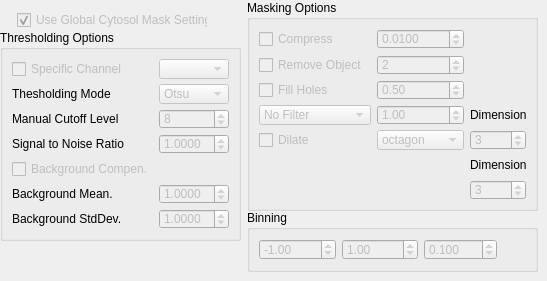
            <widget class="QWidget" name="tab_20">
             <attribute name="title">
              <string>Global Cytosol Masking Options</string>
             </attribute>
             <widget class="QCheckBox" name="checkBox_31">
              <property name="enabled">
               <bool>false</bool>
              </property>
              <property name="geometry">
               <rect>
                <x>17</x>
                <y>10</y>
                <width>191</width>
                <height>20</height>
               </rect>
              </property>
              <property name="minimumSize">
               <size>
                <width>0</width>
                <height>20</height>
               </size>
              </property>
              <property name="toolTip">
               <string>&lt;html&gt;&lt;head/&gt;&lt;body&gt;&lt;p&gt;Aktivates Table and Settings in &amp;quot;Detailed Cytosol Masking Options&amp;quot; &lt;/p&gt;&lt;/body&gt;&lt;/html&gt;</string>
              </property>
              <property name="text">
               <string>Use Global Cytosol Mask Settings</string>
              </property>
              <property name="checked">
               <bool>true</bool>
              </property>
             </widget>
             <widget class="QGroupBox" name="groupBox_14">
              <property name="geometry">
               <rect>
                <x>247</x>
                <y>210</y>
                <width>291</width>
                <height>62</height>
               </rect>
              </property>
              <property name="title">
               <string>Binning</string>
              </property>
              <layout class="QHBoxLayout" name="horizontalLayout_3">
               <item>
                <widget class="QDoubleSpinBox" name="doubleSpinBox_17">
                 <property name="enabled">
                  <bool>false</bool>
                 </property>
                 <property name="sizePolicy">
                  <sizepolicy hsizetype="Minimum" vsizetype="Minimum">
                   <horstretch>0</horstretch>
                   <verstretch>0</verstretch>
                  </sizepolicy>
                 </property>
                 <property name="minimumSize">
                  <size>
                   <width>70</width>
                   <height>20</height>
                  </size>
                 </property>
                 <property name="toolTip">
                  <string>&lt;html&gt;&lt;head/&gt;&lt;body&gt;&lt;p&gt;Lowest binning value for colorbar and histograms. In order for the changes to become active, images must be reanalyzed (run) again.&lt;/p&gt;&lt;/body&gt;&lt;/html&gt;</string>
                 </property>
                 <property name="decimals">
                  <number>2</number>
                 </property>
                 <property name="minimum">
                  <double>-100000000.000000000000000</double>
                 </property>
                 <property name="maximum">
                  <double>100000000.000000000000000</double>
                 </property>
                 <property name="singleStep">
                  <double>1.000000000000000</double>
                 </property>
                 <property name="value">
                  <double>-1.000000000000000</double>
                 </property>
                </widget>
               </item>
               <item>
                <widget class="QDoubleSpinBox" name="doubleSpinBox_18">
                 <property name="enabled">
                  <bool>false</bool>
                 </property>
                 <property name="minimumSize">
                  <size>
                   <width>70</width>
                   <height>20</height>
                  </size>
                 </property>
                 <property name="toolTip">
                  <string>&lt;html&gt;&lt;head/&gt;&lt;body&gt;&lt;p&gt;Highest binning value for colorbar and histograms. In order for the changes to become active, images must be reanalyzed (run) again.&lt;/p&gt;&lt;/body&gt;&lt;/html&gt;</string>
                 </property>
                 <property name="decimals">
                  <number>2</number>
                 </property>
                 <property name="minimum">
                  <double>-100000000.000000000000000</double>
                 </property>
                 <property name="maximum">
                  <double>100000000.000000000000000</double>
                 </property>
                 <property name="singleStep">
                  <double>1.000000000000000</double>
                 </property>
                 <property name="value">
                  <double>1.000000000000000</double>
                 </property>
                </widget>
               </item>
               <item>
                <widget class="QDoubleSpinBox" name="doubleSpinBox_19">
                 <property name="enabled">
                  <bool>false</bool>
                 </property>
                 <property name="sizePolicy">
                  <sizepolicy hsizetype="Minimum" vsizetype="Minimum">
                   <horstretch>0</horstretch>
                   <verstretch>0</verstretch>
                  </sizepolicy>
                 </property>
                 <property name="minimumSize">
                  <size>
                   <width>70</width>
                   <height>20</height>
                  </size>
                 </property>
                 <property name="toolTip">
                  <string>&lt;html&gt;&lt;head/&gt;&lt;body&gt;&lt;p&gt;Distance between binning values for colorbar and histograms. In order for the changes to become active, images must be reanalyzed (run) again.&lt;/p&gt;&lt;/body&gt;&lt;/html&gt;</string>
                 </property>
                 <property name="decimals">
                  <number>3</number>
                 </property>
                 <property name="minimum">
                  <double>0.001000000000000</double>
                 </property>
                 <property name="maximum">
                  <double>10000.000000000000000</double>
                 </property>
                 <property name="singleStep">
                  <double>0.100000000000000</double>
                 </property>
                 <property name="value">
                  <double>0.100000000000000</double>
                 </property>
                </widget>
               </item>
               <item>
                <spacer name="horizontalSpacer_5">
                 <property name="orientation">
                  <enum>Qt::Horizontal</enum>
                 </property>
                 <property name="sizeHint" stdset="0">
                  <size>
                   <width>40</width>
                   <height>20</height>
                  </size>
                 </property>
                </spacer>
               </item>
              </layout>
             </widget>
             <widget class="QGroupBox" name="groupBox_15">
              <property name="geometry">
               <rect>
                <x>0</x>
                <y>30</y>
                <width>241</width>
                <height>211</height>
               </rect>
              </property>
              <property name="title">
               <string>Thresholding Options</string>
              </property>
              <layout class="QFormLayout" name="formLayout">
               <item row="0" column="0">
                <widget class="QCheckBox" name="checkBox_36">
                 <property name="enabled">
                  <bool>false</bool>
                 </property>
                 <property name="minimumSize">
                  <size>
                   <width>0</width>
                   <height>20</height>
                  </size>
                 </property>
                 <property name="toolTip">
                  <string>Aktivate if, a specific channel should be used for Thresholding.</string>
                 </property>
                 <property name="text">
                  <string>Specific Channel</string>
                 </property>
                 <property name="checked">
                  <bool>false</bool>
                 </property>
                </widget>
               </item>
               <item row="0" column="1">
                <widget class="CheckableComboBox" name="comboBox_23">
                 <property name="enabled">
                  <bool>false</bool>
                 </property>
                 <property name="minimumSize">
                  <size>
                   <width>70</width>
                   <height>20</height>
                  </size>
                 </property>
                 <property name="toolTip">
                  <string extracomment="Choose short wavelength for GP calulation">&lt;html&gt;&lt;head/&gt;&lt;body&gt;&lt;p&gt;Channel corresponding to A in the equation below.&lt;/p&gt;&lt;/body&gt;&lt;/html&gt;</string>
                 </property>
                </widget>
               </item>
               <item row="1" column="0">
                <widget class="QLabel" name="label_35">
                 <property name="minimumSize">
                  <size>
                   <width>0</width>
                   <height>20</height>
                  </size>
                 </property>
                 <property name="text">
                  <string>Thesholding Mode</string>
                 </property>
                </widget>
               </item>
               <item row="1" column="1">
                <widget class="QComboBox" name="comboBox_21">
                 <property name="enabled">
                  <bool>false</bool>
                 </property>
                 <property name="minimumSize">
                  <size>
                   <width>70</width>
                   <height>20</height>
                  </size>
                 </property>
                 <property name="toolTip">
                  <string>&lt;html&gt;&lt;head/&gt;&lt;body&gt;&lt;p&gt;Automatic detection of thershold level with Otsus algorythm, or manual choice&lt;/p&gt;&lt;/body&gt;&lt;/html&gt;</string>
                 </property>
                 <item>
                  <property name="text">
                   <string>Otsu</string>
                  </property>
                 </item>
                 <item>
                  <property name="text">
                   <string>Manual</string>
                  </property>
                 </item>
                </widget>
               </item>
               <item row="2" column="0">
                <widget class="QLabel" name="label_36">
                 <property name="minimumSize">
                  <size>
                   <width>0</width>
                   <height>20</height>
                  </size>
                 </property>
                 <property name="text">
                  <string>Manual Cutoff Level</string>
                 </property>
                </widget>
               </item>
               <item row="2" column="1">
                <widget class="QSpinBox" name="spinBox_15">
                 <property name="enabled">
                  <bool>false</bool>
                 </property>
                 <property name="minimumSize">
                  <size>
                   <width>70</width>
                   <height>20</height>
                  </size>
                 </property>
                 <property name="toolTip">
                  <string>&lt;html&gt;&lt;head/&gt;&lt;body&gt;&lt;p&gt;Manual threshold - everything below is evaluated as NaN &lt;/p&gt;&lt;/body&gt;&lt;/html&gt;</string>
                 </property>
                 <property name="minimum">
                  <number>1</number>
                 </property>
                 <property name="maximum">
                  <number>65535</number>
                 </property>
                 <property name="value">
                  <number>8</number>
                 </property>
                </widget>
               </item>
               <item row="3" column="0">
                <widget class="QLabel" name="label_34">
                 <property name="minimumSize">
                  <size>
                   <width>0</width>
                   <height>20</height>
                  </size>
                 </property>
                 <property name="text">
                  <string>Signal to Noise Ratio</string>
                 </property>
                </widget>
               </item>
               <item row="3" column="1">
                <widget class="QDoubleSpinBox" name="doubleSpinBox_21">
                 <property name="enabled">
                  <bool>false</bool>
                 </property>
                 <property name="minimumSize">
                  <size>
                   <width>70</width>
                   <height>20</height>
                  </size>
                 </property>
                 <property name="decimals">
                  <number>4</number>
                 </property>
                 <property name="maximum">
                  <double>100000.000000000000000</double>
                 </property>
                 <property name="singleStep">
                  <double>0.500000000000000</double>
                 </property>
                 <property name="value">
                  <double>1.000000000000000</double>
                 </property>
                </widget>
               </item>
               <item row="4" column="0">
                <widget class="QCheckBox" name="checkBox_16">
                 <property name="enabled">
                  <bool>false</bool>
                 </property>
                 <property name="minimumSize">
                  <size>
                   <width>0</width>
                   <height>20</height>
                  </size>
                 </property>
                 <property name="toolTip">
                  <string>&lt;html&gt;&lt;head/&gt;&lt;body&gt;&lt;p&gt;&lt;br/&gt;&lt;/p&gt;&lt;/body&gt;&lt;/html&gt;</string>
                 </property>
                 <property name="text">
                  <string>Background Compen.</string>
                 </property>
                 <property name="checked">
                  <bool>false</bool>
                 </property>
                </widget>
               </item>
               <item row="5" column="0">
                <widget class="QLabel" name="label_41">
                 <property name="minimumSize">
                  <size>
                   <width>0</width>
                   <height>20</height>
                  </size>
                 </property>
                 <property name="text">
                  <string>Background Mean.</string>
                 </property>
                </widget>
               </item>
               <item row="5" column="1">
                <widget class="QDoubleSpinBox" name="doubleSpinBox_10">
                 <property name="enabled">
                  <bool>false</bool>
                 </property>
                 <property name="minimumSize">
                  <size>
                   <width>70</width>
                   <height>20</height>
                  </size>
                 </property>
                 <property name="decimals">
                  <number>4</number>
                 </property>
                 <property name="maximum">
                  <double>10000.000000000000000</double>
                 </property>
                 <property name="singleStep">
                  <double>0.500000000000000</double>
                 </property>
                 <property name="value">
                  <double>1.000000000000000</double>
                 </property>
                </widget>
               </item>
               <item row="6" column="0">
                <widget class="QLabel" name="label_33">
                 <property name="minimumSize">
                  <size>
                   <width>0</width>
                   <height>20</height>
                  </size>
                 </property>
                 <property name="text">
                  <string>Background StdDev.</string>
                 </property>
                </widget>
               </item>
               <item row="6" column="1">
                <widget class="QDoubleSpinBox" name="doubleSpinBox_20">
                 <property name="enabled">
                  <bool>false</bool>
                 </property>
                 <property name="minimumSize">
                  <size>
                   <width>70</width>
                   <height>20</height>
                  </size>
                 </property>
                 <property name="decimals">
                  <number>4</number>
                 </property>
                 <property name="maximum">
                  <double>10000000.000000000000000</double>
                 </property>
                 <property name="singleStep">
                  <double>0.500000000000000</double>
                 </property>
                 <property name="value">
                  <double>1.000000000000000</double>
                 </property>
                </widget>
               </item>
              </layout>
             </widget>
             <widget class="QGroupBox" name="groupBox_16">
              <property name="geometry">
               <rect>
                <x>247</x>
                <y>0</y>
                <width>291</width>
                <height>211</height>
               </rect>
              </property>
              <property name="title">
               <string>Masking Options</string>
              </property>
              <layout class="QGridLayout" name="gridLayout_2">
               <item row="0" column="0">
                <widget class="QCheckBox" name="checkBox_32">
                 <property name="enabled">
                  <bool>false</bool>
                 </property>
                 <property name="minimumSize">
                  <size>
                   <width>0</width>
                   <height>20</height>
                  </size>
                 </property>
                 <property name="toolTip">
                  <string>&lt;html&gt;&lt;head/&gt;&lt;body&gt;&lt;p&gt;Activate compression of mask.&lt;/p&gt;&lt;/body&gt;&lt;/html&gt;</string>
                 </property>
                 <property name="text">
                  <string>Compress</string>
                 </property>
                </widget>
               </item>
               <item row="0" column="1">
                <widget class="QDoubleSpinBox" name="doubleSpinBox_23">
                 <property name="enabled">
                  <bool>false</bool>
                 </property>
                 <property name="minimumSize">
                  <size>
                   <width>70</width>
                   <height>20</height>
                  </size>
                 </property>
                 <property name="decimals">
                  <number>4</number>
                 </property>
                 <property name="maximum">
                  <double>999999.000000000000000</double>
                 </property>
                 <property name="singleStep">
                  <double>0.000500000000000</double>
                 </property>
                 <property name="value">
                  <double>0.010000000000000</double>
                 </property>
                </widget>
               </item>
               <item row="1" column="0">
                <widget class="QCheckBox" name="checkBox_34">
                 <property name="enabled">
                  <bool>false</bool>
                 </property>
                 <property name="minimumSize">
                  <size>
                   <width>0</width>
                   <height>20</height>
                  </size>
                 </property>
                 <property name="toolTip">
                  <string>&lt;html&gt;&lt;head/&gt;&lt;body&gt;&lt;p&gt;Activatse removement of objects from mask&lt;/p&gt;&lt;/body&gt;&lt;/html&gt;</string>
                 </property>
                 <property name="text">
                  <string>Remove Object</string>
                 </property>
                </widget>
               </item>
               <item row="1" column="1">
                <widget class="QSpinBox" name="spinBox_18">
                 <property name="enabled">
                  <bool>false</bool>
                 </property>
                 <property name="minimumSize">
                  <size>
                   <width>70</width>
                   <height>20</height>
                  </size>
                 </property>
                 <property name="minimum">
                  <number>1</number>
                 </property>
                 <property name="value">
                  <number>2</number>
                 </property>
                </widget>
               </item>
               <item row="2" column="0">
                <widget class="QCheckBox" name="checkBox_35">
                 <property name="enabled">
                  <bool>false</bool>
                 </property>
                 <property name="minimumSize">
                  <size>
                   <width>0</width>
                   <height>20</height>
                  </size>
                 </property>
                 <property name="toolTip">
                  <string>&lt;html&gt;&lt;head/&gt;&lt;body&gt;&lt;p&gt;Activate hole filling of mask&lt;/p&gt;&lt;/body&gt;&lt;/html&gt;</string>
                 </property>
                 <property name="text">
                  <string>Fill Holes</string>
                 </property>
                </widget>
               </item>
               <item row="2" column="1">
                <widget class="QDoubleSpinBox" name="doubleSpinBox_22">
                 <property name="enabled">
                  <bool>false</bool>
                 </property>
                 <property name="minimumSize">
                  <size>
                   <width>70</width>
                   <height>20</height>
                  </size>
                 </property>
                 <property name="value">
                  <double>0.500000000000000</double>
                 </property>
                </widget>
               </item>
               <item row="3" column="2">
                <widget class="QLabel" name="label_38">
                 <property name="minimumSize">
                  <size>
                   <width>50</width>
                   <height>20</height>
                  </size>
                 </property>
                 <property name="text">
                  <string>Dimension 1</string>
                 </property>
                </widget>
               </item>
               <item row="4" column="0">
                <widget class="QCheckBox" name="checkBox_37">
                 <property name="enabled">
                  <bool>false</bool>
                 </property>
                 <property name="minimumSize">
                  <size>
                   <width>0</width>
                   <height>20</height>
                  </size>
                 </property>
                 <property name="toolTip">
                  <string>&lt;html&gt;&lt;head/&gt;&lt;body&gt;&lt;p&gt;Activate Dilation of Mask.&lt;/p&gt;&lt;/body&gt;&lt;/html&gt;</string>
                 </property>
                 <property name="text">
                  <string>Dilate</string>
                 </property>
                 <property name="checked">
                  <bool>false</bool>
                 </property>
                </widget>
               </item>
               <item row="4" column="1">
                <widget class="QComboBox" name="comboBox_22">
                 <property name="enabled">
                  <bool>false</bool>
                 </property>
                 <property name="sizePolicy">
                  <sizepolicy hsizetype="Preferred" vsizetype="Fixed">
                   <horstretch>0</horstretch>
                   <verstretch>0</verstretch>
                  </sizepolicy>
                 </property>
                 <property name="minimumSize">
                  <size>
                   <width>70</width>
                   <height>20</height>
                  </size>
                 </property>
                 <property name="toolTip">
                  <string>&lt;html&gt;&lt;head/&gt;&lt;body&gt;&lt;p&gt;Dilation tool shape&lt;/p&gt;&lt;/body&gt;&lt;/html&gt;</string>
                 </property>
                 <item>
                  <property name="text">
                   <string>octagon</string>
                  </property>
                 </item>
                 <item>
                  <property name="text">
                   <string>disk</string>
                  </property>
                 </item>
                 <item>
                  <property name="text">
                   <string>square</string>
                  </property>
                 </item>
                </widget>
               </item>
               <item row="4" column="2">
                <widget class="QSpinBox" name="spinBox_17">
                 <property name="enabled">
                  <bool>false</bool>
                 </property>
                 <property name="minimumSize">
                  <size>
                   <width>50</width>
                   <height>20</height>
                  </size>
                 </property>
                 <property name="toolTip">
                  <string>&lt;html&gt;&lt;head/&gt;&lt;body&gt;&lt;p&gt;x-dimention for dilation tool&lt;/p&gt;&lt;/body&gt;&lt;/html&gt;</string>
                 </property>
                 <property name="minimum">
                  <number>1</number>
                 </property>
                 <property name="value">
                  <number>3</number>
                 </property>
                </widget>
               </item>
               <item row="5" column="2">
                <widget class="QLabel" name="label_37">
                 <property name="minimumSize">
                  <size>
                   <width>50</width>
                   <height>20</height>
                  </size>
                 </property>
                 <property name="text">
                  <string>Dimension 2</string>
                 </property>
                </widget>
               </item>
               <item row="6" column="2">
                <widget class="QSpinBox" name="spinBox_16">
                 <property name="enabled">
                  <bool>false</bool>
                 </property>
                 <property name="minimumSize">
                  <size>
                   <width>50</width>
                   <height>20</height>
                  </size>
                 </property>
                 <property name="toolTip">
                  <string>&lt;html&gt;&lt;head/&gt;&lt;body&gt;&lt;p&gt;y-dimention for dilation tool&lt;/p&gt;&lt;/body&gt;&lt;/html&gt;</string>
                 </property>
                 <property name="minimum">
                  <number>1</number>
                 </property>
                 <property name="value">
                  <number>3</number>
                 </property>
                </widget>
               </item>
               <item row="3" column="1">
                <widget class="QDoubleSpinBox" name="doubleSpinBox_11">
                 <property name="enabled">
                  <bool>false</bool>
                 </property>
                 <property name="minimumSize">
                  <size>
                   <width>70</width>
                   <height>20</height>
                  </size>
                 </property>
                 <property name="minimum">
                  <double>0.100000000000000</double>
                 </property>
                 <property name="value">
                  <double>1.000000000000000</double>
                 </property>
                </widget>
               </item>
               <item row="3" column="0">
                <widget class="QComboBox" name="comboBox_10">
                 <property name="enabled">
                  <bool>false</bool>
                 </property>
                 <property name="minimumSize">
                  <size>
                   <width>70</width>
                   <height>20</height>
                  </size>
                 </property>
                 <property name="toolTip">
                  <string>&lt;html&gt;&lt;head/&gt;&lt;body&gt;&lt;p&gt;Dilation tool shape&lt;/p&gt;&lt;/body&gt;&lt;/html&gt;</string>
                 </property>
                 <item>
                  <property name="text">
                   <string>No Filter</string>
                  </property>
                 </item>
                 <item>
                  <property name="text">
                   <string>Gaussian</string>
                  </property>
                 </item>
                 <item>
                  <property name="text">
                   <string>Mode</string>
                  </property>
                 </item>
                 <item>
                  <property name="text">
                   <string>Median</string>
                  </property>
                 </item>
                 <item>
                  <property name="text">
                   <string>Mean</string>
                  </property>
                 </item>
                 <item>
                  <property name="text">
                   <string>Geometric_mean</string>
                  </property>
                 </item>
                 <item>
                  <property name="text">
                   <string>Majority</string>
                  </property>
                 </item>
                 <item>
                  <property name="text">
                   <string>Minimum</string>
                  </property>
                 </item>
                 <item>
                  <property name="text">
                   <string>Maximum</string>
                  </property>
                 </item>
                 <item>
                  <property name="text">
                   <string>Sum</string>
                  </property>
                 </item>
                 <item>
                  <property name="text">
                   <string>Gradient</string>
                  </property>
                 </item>
                 <item>
                  <property name="text">
                   <string>Entropy</string>
                  </property>
                 </item>
                </widget>
               </item>
              </layout>
             </widget>
            </widget>
